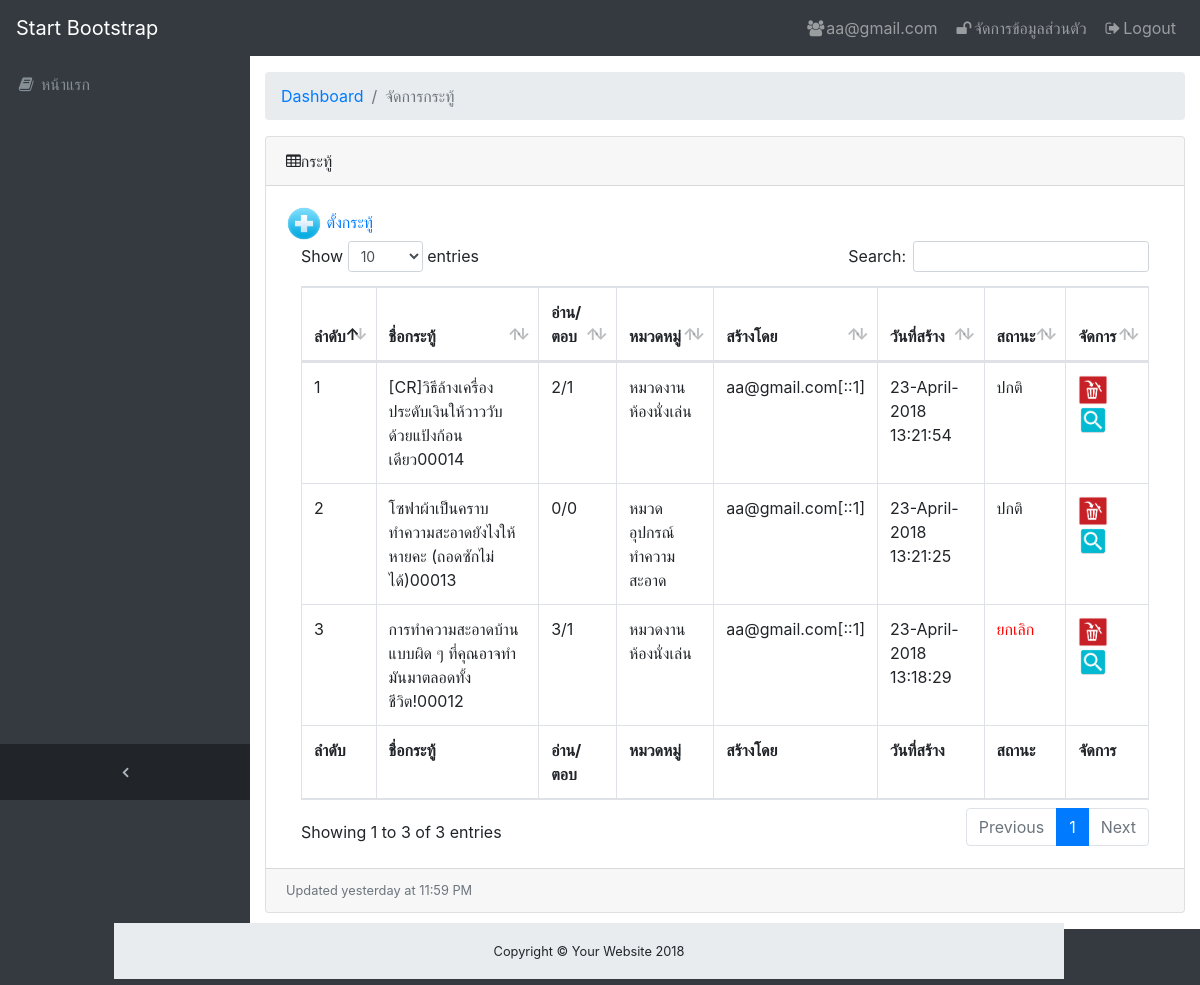
Page /user/index.php (signed in) on the committed database.
### tables this page shows
CREATE TABLE `webboard` (
  `QuestionID` int(5) UNSIGNED ZEROFILL NOT NULL,
  `CreateDate` datetime NOT NULL,
  `Question` varchar(255) NOT NULL,
  `cate_id` int(11) NOT NULL,
  `Details` text NOT NULL,
  `ip_address` varchar(30) NOT NULL,
  `Name` varchar(50) NOT NULL,
  `View` int(5) NOT NULL,
  `Reply` int(5) NOT NULL,
  `Status` varchar(1) NOT NULL
);

CREATE TABLE `category` (
  `cate_id` int(11) NOT NULL,
  `cate_name` text NOT NULL,
  `status` int(11) NOT NULL,
  `create_date` datetime NOT NULL,
  `create_by` varchar(100) NOT NULL,
  `update_date` datetime NOT NULL,
  `update_by` varchar(100) NOT NULL
);

### user/index.php (the view, shortened to what this page needs)
<?php
if($_SESSION["session_user"]!="" && $_SESSION["user_type"]=="user" ){
?>
<!DOCTYPE html>
<html lang="en">
<head>
  <link href="../vendor/bootstrap/css/bootstrap.min.css" rel="stylesheet">
  <link href="../vendor/font-awesome/css/font-awesome.min.css" rel="stylesheet" type="text/css">
  <link href="../vendor/datatables/dataTables.bootstrap4.css" rel="stylesheet">
  <link href="../css/sb-admin.css" rel="stylesheet">
</head>
<body class="fixed-nav sticky-footer bg-dark" id="page-top">
  <nav class="navbar navbar-expand-lg navbar-dark bg-dark fixed-top" id="mainNav">
    <a class="navbar-brand" href="index.html">Start Bootstrap</a>
    <div class="collapse navbar-collapse" id="navbarResponsive">
      <ul class="navbar-nav navbar-sidenav" id="exampleAccordion">
        <li class="nav-item" data-toggle="tooltip" data-placement="right" title="Dashboard">
          <a class="nav-link" href="../index.php">
            <i class="fa fa-fw fa-book" ></i>
            <span class="nav-link-text">หน้าแรก</span>
          </a>
        </li>
      </ul>
      <ul class="navbar-nav sidenav-toggler">
        <li class="nav-item">
          <a class="nav-link text-center" id="sidenavToggler">
            <i class="fa fa-fw fa-angle-left"></i>
          </a>
        </li>
      </ul>
      <ul class="navbar-nav ml-auto">
		<li class="nav-item">
          <a class="nav-link" data-toggle="modal" data-target="#exampleModal">
            <i class="fa fa-fw fa-users"></i><?php echo $_SESSION["session_user"];?></a>
        </li>
         <li class="nav-item">
            <a  href="user/index.php" class="nav-link"><i class="fa fa-fw fa-unlock"></i>จัดการข้อมูลส่วนตัว</a>
       </li>
        <li class="nav-item">
          <a class="nav-link" data-toggle="modal" data-target="#exampleModal">
            <i class="fa fa-fw fa-sign-out"></i>Logout</a>
        </li>
      </ul>
    </div>
  </nav>
  <div class="content-wrapper">
    <div class="container-fluid">
      <ol class="breadcrumb">
        <li class="breadcrumb-item">
          <a href="#">Dashboard</a>
        </li>
        <li class="breadcrumb-item active">จัดการกระทู้</li>
      </ol>
      <div class="card mb-3">
        <div class="card-header">
          <i class="fa fa-table"></i>กระทู้</div>
        <div class="card-body">
          <div class="table-responsive">
          <div><a href="formAdd_forum.php"><img src="../img/add.png" width="36" height="35"> ตั้งกระทู้</a></div>
            <table class="table table-bordered" id="dataTable" width="100%" cellspacing="0">
              <thead>
                <tr>
                  <th>ลำดับ</th>
                  <th>ชื่อกระทู้</th>
                  <th>อ่าน/ตอบ</th>
                  <th>หมวดหมู่</th>
                  <th>สร้างโดย</th>
                  <th>วันที่สร้าง</th>
                  <th>สถานะ</th>
                  <th>จัดการ</th>
                </tr>
              </thead>
              <tfoot>
                <tr>
                  <th>ลำดับ</th>
                  <th>ชื่อกระทู้</th>
                  <th>อ่าน/ตอบ</th>
                  <th>หมวดหมู่</th>
                  <th>สร้างโดย</th>
                  <th>วันที่สร้าง</th>
                  <th>สถานะ</th>
                  <th>จัดการ</th>
                </tr>
              </tfoot>
              <tbody>
              <?php
			  include("../conf/config.php");
			  $strSQL = "SELECT w.QuestionID,w.Question,concat(w.View,'/',w.Reply) as viewReply ,c.cate_name,w.ip_address,w.Name ,date_format(w.CreateDate,'%d-%M-%Y %H:%i:%S') as CreateDate,w.status FROM webboard w inner join category c on w.cate_id = c.cate_id where w.Name = '".$_SESSION["session_user"]."'  order by w.CreateDate desc ";
	$objQuery = mysqli_query($con,$strSQL);
    $Num_Rows = mysqli_num_rows($objQuery);
	$i=0;
	if($Num_Rows==0){
	?>
    <tr>
    	<td colspan="8" align="center"><font color="red">ไม่พบข้อมูล</font></td>
    </tr>
	<?php
	}else{
			while ($Result = mysqli_fetch_array($objQuery)) {
			$i++;
			$QuestionID = $Result["QuestionID"];
			$status = $Result["status"];
			  ?>
                <tr>
                  <td><?php echo $i;?></td>
				  <td><?php echo $Result["Question"].$Result["QuestionID"];?></td>
                  <td><?php echo $Result["viewReply"];?></td>
                  <td><?php echo $Result["cate_name"];?></td>
                  <td><?php echo $Result["Name"]."[".$Result["ip_address"]."]";?></td>
                  <td><?php echo $Result["CreateDate"];?></td>
                  <td><?php if($status==0){
					  echo "<font color=red>ยกเลิก</font>";
					  }else{ echo "ปกติ";}?></td>
                  <td>
                  <?php if($status==1){?>
                  <a href="javascript:delete_forum('<?php echo $QuestionID; ?>')"><img src="../img/Delete_Icon.png" width="30"></a><a href="javascript:view_forum('<?php echo $QuestionID; ?>')"><img src="../img/view.png" width="30"></a>
				  <?php }else{?>
                  <img src="../img/Delete_Icon.png" width="30">
                  <img src="../img/view.png" width="30">
				  <?php } ?></td>
                </tr>
                <?php }
	} ?>
              </tbody>
            </table>
          </div>
        </div>
        <div class="card-footer small text-muted">Updated yesterday at 11:59 PM</div>
      </div>
    </div>
    <footer class="sticky-footer">
      <div class="container">
        <div class="text-center">
          <small>Copyright © Your Website 2018</small>
        </div>
      </div>
    </footer>
  </div>
</body>
</html>
<?php
}else{
header( "location: ../logout.php" );
}
?>

### css/sb-admin.css (style rules this page uses)
html { position: relative; min-height: 100%; }
body { overflow-x: hidden; }
body.sticky-footer { margin-bottom: 56px; }
body.sticky-footer .content-wrapper { min-height: calc(100vh - 56px - 56px); }
body.fixed-nav { padding-top: 56px; }
.content-wrapper { min-height: calc(100vh - 56px); padding-top: 1rem; }
#mainNav .navbar-collapse { overflow: auto; max-height: 75vh; }
#mainNav .navbar-collapse .navbar-nav .nav-item .nav-link { cursor: pointer; }
#mainNav .navbar-collapse .sidenav-toggler { display: none; }
@media (min-width: 992px) { #mainNav .navbar-brand { width: 250px; } }
@media (min-width: 992px) { #mainNav .navbar-collapse { overflow: visible; max-height: none; } }
@media (min-width: 992px) { #mainNav .navbar-collapse .navbar-sidenav { position: absolute; top: 0; left: 0; -webkit-flex-direction: column; -ms-flex-direction: column; flex-direction: column; margin-top: 56px; } }
@media (min-width: 992px) { #mainNav .navbar-collapse .navbar-sidenav > .nav-item { width: 250px; padding: 0; } }
@media (min-width: 992px) { #mainNav .navbar-collapse .navbar-sidenav > .nav-item > .nav-link { padding: 1em; } }
#mainNav.fixed-top .sidenav-toggler { display: none; }
@media (min-width: 992px) { #mainNav.fixed-top .navbar-sidenav { height: calc(100vh - 112px); } }
@media (min-width: 992px) { #mainNav.fixed-top .sidenav-toggler { position: absolute; top: 0; left: 0; display: flex; -webkit-flex-direction: column; -ms-flex-direction: column; flex-direction: column; margin-top: calc(100vh - 56px); } }
@media (min-width: 992px) { #mainNav.fixed-top .sidenav-toggler > .nav-item { width: 250px; padding: 0; } }
@media (min-width: 992px) { #mainNav.fixed-top .sidenav-toggler > .nav-item > .nav-link { padding: 1em; } }
#mainNav.fixed-top.navbar-dark .sidenav-toggler { background-color: #212529; }
#mainNav.fixed-top.navbar-dark .sidenav-toggler a i { color: #adb5bd; }
.content-wrapper { overflow-x: hidden; background: white; }
@media (min-width: 992px) { .content-wrapper { margin-left: 250px; } }
#sidenavToggler i { font-weight: 800; }
#mainNav.navbar-dark .navbar-collapse .navbar-sidenav > .nav-item > .nav-link { color: #868e96; }
@media (min-width: 992px) { #mainNav.navbar-dark .navbar-collapse .navbar-sidenav { background: #343a40; } }
footer.sticky-footer { position: absolute; right: 136px; bottom: 6px; width: 100%; height: 56px; background-color: #e9ecef; line-height: 55px; }
@media (min-width: 992px) { footer.sticky-footer { width: calc(100% - 250px); } }

### rows in the picture
webboard: Question "[CR]วิธีล้างเครื่องประดับเงินให้วาววับด้วยแป้งก้อนเดียว", QuestionID "00014", viewReply "2/1", cate.cate_name "หมวดงานห้องนั่งเล่น", Name "aa@gmail.com", ip_address "::1", CreateDate "23-April-2018 13:21:54", Status "ปกติ"
webboard: Question "โซฟาผ้าเป็นคราบทำความสะอาดยังไงให้หายคะ (ถอดซักไม่ได้)", QuestionID "00013", viewReply "0/0", cate.cate_name "หมวดอุปกรณ์ทำความสะอาด", Name "aa@gmail.com", ip_address "::1", CreateDate "23-April-2018 13:21:25", Status "ปกติ"
webboard: Question "การทำความสะอาดบ้านแบบผิด ๆ ที่คุณอาจทำมันมาตลอดทั้งชีวิต!", QuestionID "00012", viewReply "3/1", cate.cate_name "หมวดงานห้องนั่งเล่น", Name "aa@gmail.com", ip_address "::1", CreateDate "23-April-2018 13:18:29", Status "ยกเลิก"

### other values in the picture
$_SESSION["session_user"] "aa@gmail.com"
